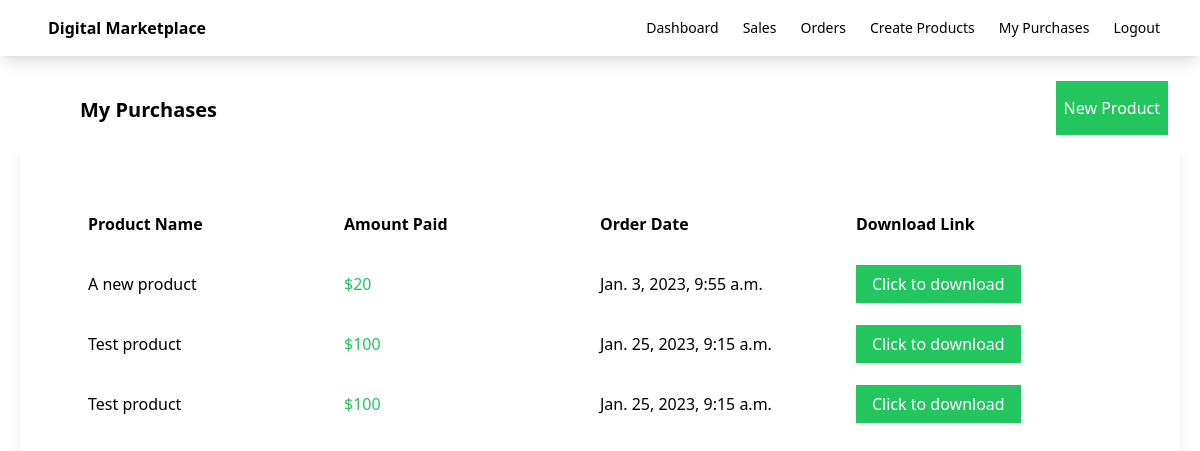
The page /purchases/ (signed in) on the database its author committed.
### myapp/models.py (models this page shows, shortened)
class OrderDetail(models.Model):
    customer_email = models.EmailField()
    product = models.ForeignKey(Product, on_delete=models.CASCADE)
    amount = models.IntegerField()
    stripe_payment_intent = models.CharField(max_length=200)
    has_paid = models.BooleanField(default=False)
    created_on = models.DateTimeField(auto_now_add=True)
    updated_on = models.DateTimeField(auto_now_add=True)

class Product(models.Model):
    seller = models.ForeignKey(User, on_delete=models.CASCADE)
    name = models.CharField(max_length=100)
    description = models.CharField(max_length=100)
    price = models.FloatField()
    file = models.FileField(upload_to='uploads')
    total_sales_amount = models.IntegerField(default=0)
    total_sales = models.IntegerField(default=0)

### myapp/views.py (the view)
# urls.py: path('purchases/',views.my_purchases,name='purchases'),
def my_purchases(request):
    if not request.user.is_authenticated:
        return redirect('login')
    orders = OrderDetail.objects.filter(customer_email=request.user.email)
    return render(request, 'myapp/purchases.html',{'orders':orders})

### myapp/templates/myapp/purchases.html
{% extends 'myapp/base.html' %}
{% block body %}
    <div class="flex justify-between">
        <div class="ml-20 mt-10 font-bold text-xl">My Purchases</div>
        <div class="ml-20 mt-10">
            <a class="bg-green-500 text-white px-2 py-4 mr-8" href="{% url 'createproduct' %}">New Product</a>
        </div>
    </div>
    <div class="order-container shadow-lg p-10 m-5">
        <div class="order-header flex font-bold  m-5 p-2 ">
            <div class="w-1/4">
                Product Name
            </div>
            <div class="w-1/4">
                Amount Paid
            </div>
            <div class="w-1/4">
                Order Date
            </div>
            <div class="w-1/4">
                Download Link
            </div>
        </div>
        {% for order in orders %}
        <div class="flex  m-5 p-2">
            <div class="w-1/4">
                {{order.product.name}}
            </div>
            <div class="w-1/4 text-green-500">
                ${{order.amount}}
            </div>
            <div class="w-1/4">
                {{order.created_on}}
            </div>
            <div class="w-1/4">
                <a class="bg-green-500 text-white px-4 py-2" href="{{order.product.file.url}}" download>Click to download</a>
            </div>
        </div>
        {% endfor %}
    </div>
{% endblock %}

### rows shown on the page
OrderDetail: product.name "A new product", amount "20", created_on "Jan. 3, 2023, 9:55 a.m."
OrderDetail: product.name "Test product", amount "100", created_on "Jan. 25, 2023, 9:15 a.m."
OrderDetail: product.name "Test product", amount "100", created_on "Jan. 25, 2023, 9:15 a.m."
